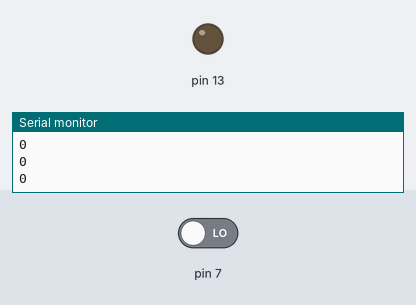
Simulated run of this sketch. Board: Arduino Uno, built with avr-gcc and run on an emulated ATmega328P. Shown: output pins drawn as LEDs (lit = HIGH), the last lines printed to the serial monitor. Inputs (shaded band) come from the test bench; at power-on: pin 7 LOW.

Above: at 1.2 s.
1.3 s: pin 7 driven HIGH
At 2.2 s:
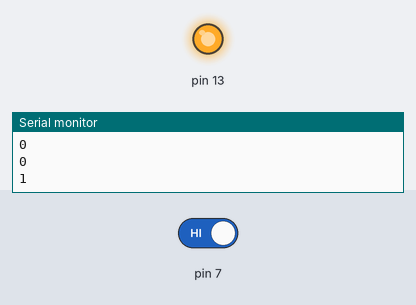
2.8 s: pin 7 driven LOW
At 3.5 s:
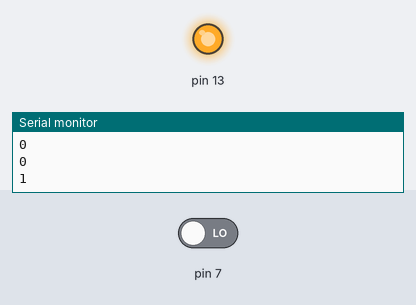
Timing chart, 0 to 5.8 s (numbered marks = the images above; inputs shaded):
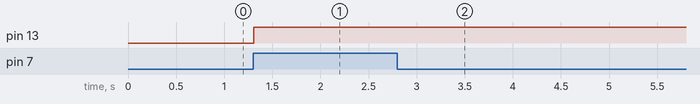

Measured:
- after the input at 1.3 s, pin 13: LOW → HIGH at once
- after the input at 2.8 s, pin 13: stays HIGH (without the input it goes to LOW after 1.5 s)

The sketch:

epic_amur1.ino
```cpp
int state = 0;
void setup()
{
  Serial.begin(9600);
  pinMode(13, OUTPUT);
  pinMode(7,INPUT);
}

void loop()
{
  int a = digitalRead(7);
  Serial.println(a);
  if(a==1){
    if(state==0){
      state=1;
      digitalWrite(13,1);
      delay(3000);
    }
    else{
      state=0;
      digitalWrite(13,0);
      delay(3000);
    }
  }
}
```
